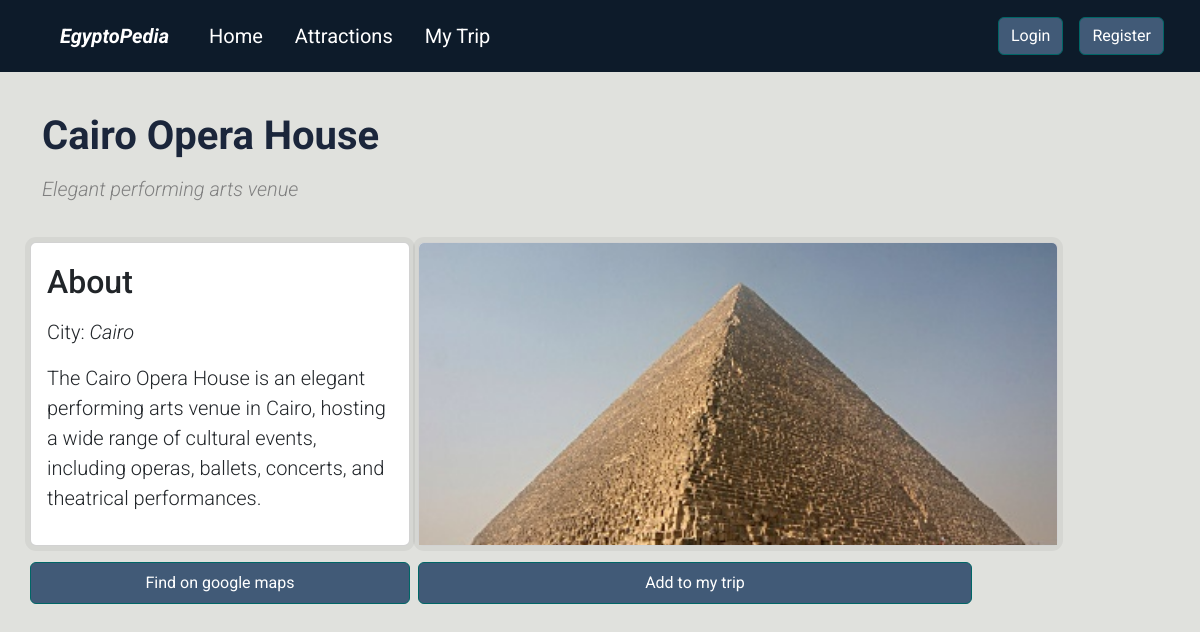
Screenshot of /attractions/view/34 with the database file from the repository.
### models.py (models this page shows)
class Attraction(db.Model):
    __tablename__ = "attractions"
    id = db.Column(db.Integer, primary_key=True)
    name = db.Column(db.String(80), nullable=False)
    city = db.Column(db.String(80), nullable=False)
    location_latitude = db.Column(db.REAL)
    location_longitude = db.Column(db.REAL)
    summary = db.Column(db.String(200))
    description = db.Column(db.String)
    image = db.Column(db.String)

### app.py (the view)
@app.route('/attractions/view/<attraction_id>')
def view_page(attraction_id):
    attraction = db.session.query(Attraction).get(attraction_id)
    slug = attraction.name.replace(' ', '&')
    attraction.slug = slug
    return render_template('view_page.html', attraction=attraction)

### templates/view_page.html (shortened to what this page needs)
{% extends "base.html" %}
{% block head %}
{{ super() }}
<link rel="stylesheet" href="/static/view_page_styles.css">
{% endblock %}
{% block main %}
<div class="container">
  <div class="row">
    <div class="col-12  mt-4 mainHeader">
      <h1 class="">{{attraction.name}}</h1>
    </div>
  </div>
  <div class="row my-0">
    <div class="col-12 ms-0  mt-3 mb-4">
      <h1 class="lead summary">{{attraction.summary}}</h1>
    </div>
  </div>
  <div class="row theCardRow">
    <div class="card  my-3 px-0 col-lg-4 col-sm-8 ">
        <div class="card-body d-flex flex-column">
          <h5 class="card-title mt-1 about">About</h5>
          <p class="card-text my-0 mt-2 lead  city"> City: <span>{{attraction.city}}</span></p>
          <p class="card-text my-3 lead ">{{attraction.description}}</p>
        </div>
      </div>
      <div class="card  my-3 px-0 mx-lg-2 imgContainer2" >
        <img src="{{attraction.image}}"
          onerror="this.onerror = null; this.src='/static/default.jpg'" class="card-img-top img-fluid" alt="..." />
      </div>
  </div>
  <div class="row viewPageButtons">
    <div class="col-md-4 col-sm-8 px-lg-0 px-sm-2   btn-group ">
      <a class="btn btn-primary py-2" href="https://www.google.com/maps?q={{attraction.name}}%20in%20{{attraction.city}}%20,Egypt" target="_blank" >Find on google maps</a>
    </div>
    <div class="col-md-6 col-sm-8 px-2  btn-group addButtonDiv">
      <button type="button" class="btn btn-primary py-2 addButton" data-bs-toggle="modal"
      data-bs-target="#modal{{attraction.id}}">
      Add to my trip
    </button>    </div>
  </div>
</div>
{% endblock %}

### static/main.css (style rules this page uses)
body { background-color: #e0e1dd !important; color: #1b263b !important; font-family: 'Roboto', sans-serif !important; }
.btn.btn-primary { background-color: #415a77 !important; border-color: #006666; color: white; }
.card { box-shadow: rgba(0, 0, 0, 0.05) 0 0 0 5px; }
.imgContainer2 { width: 40rem; height: 304px; aspect-ratio: 16 / 9; }
.imgContainer2 img { object-fit: cover; width: 100%; height: 100%; }

### static/view_page_styles.css (style rules this page uses)
.mainHeader h1 { font-weight: 700; }
.summary { color: grey; font-style: italic; line-height: 0.5; }
.about { font-size: 32px; }
.city span { font-style: italic; }

### rows the page displays
Attraction: name "Cairo Opera House", summary "Elegant performing arts venue", city "Cairo", description "The Cairo Opera House is an elegant performing arts venue in Cairo, hosting a wide range of cultural events, including operas, ballets, concerts, and theatrical performances."
